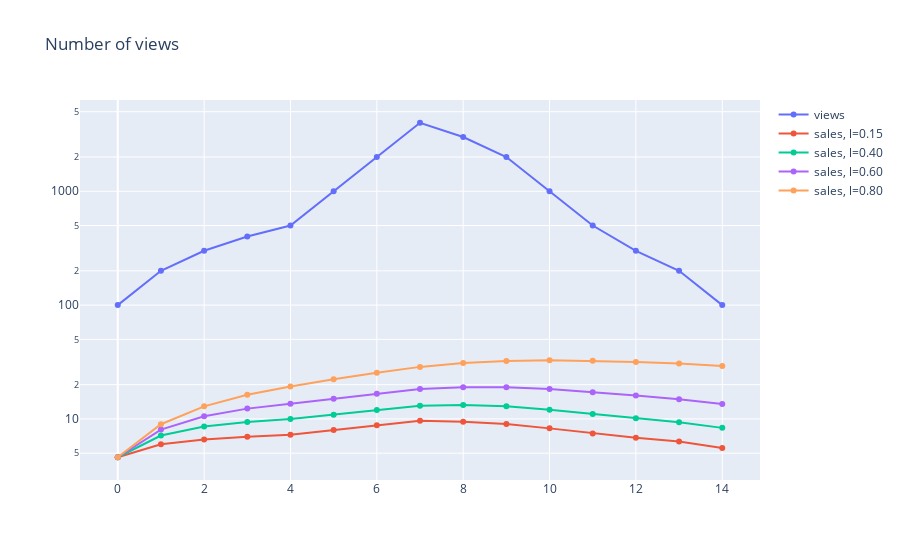

Source (notebook cell):
### Code cell
data = []
for l in A.keys():
    data.append(go.Scatter(y=A[l], name=f"sales, l={l/100:.2f}"))
go.Figure(data=[go.Scatter(y=T, name="views")] + data,
          layout=go.Layout(title="Number of views", yaxis={"type": "log"}))

### Figure 1 — Plotly figure (JSON) as saved in the notebook; plotly's stock layout.template omitted (floating-point values rounded to 4 significant figures)
{"data": [{"name": "views", "type": "scatter", "y": [100, 200, 300, 400, 500, 1000, 2000, 4000, 3000, 2000, 1000, 500, 300, 200, 100]}, {"name": "sales, l=0.15", "type": "scatter", "y": [4.605, 5.989, 6.602, 6.982, 7.262, 7.997, 8.8, 9.614, 9.448, 9.018, 8.26, 7.454, 6.822, 6.322, 5.553]}, {"name": "sales, l=0.40", "type": "scatter", "y": [4.605, 7.14, 8.56, 9.415, 9.981, 10.9, 11.96, 13.08, 13.24, 12.9, 12.07, 11.04, 10.12, 9.346, 8.344]}, {"name": "sales, l=0.60", "type": "scatter", "y": [4.605, 8.061, 10.54, 12.32, 13.6, 15.07, 16.64, 18.28, 18.97, 18.99, 18.3, 17.19, 16.02, 14.91, 13.55]}, {"name": "sales, l=0.80", "type": "scatter", "y": [4.605, 8.982, 12.89, 16.3, 19.26, 22.31, 25.45, 28.66, 30.93, 32.35, 32.78, 32.44, 31.66, 30.62, 29.1]}], "layout": {"autosize": true, "title": {"text": "Number of views"}, "xaxis": {"autorange": true, "range": [-0.8119, 14.81]}, "yaxis": {"autorange": true, "range": [0.4207, 3.845], "type": "log"}}}
